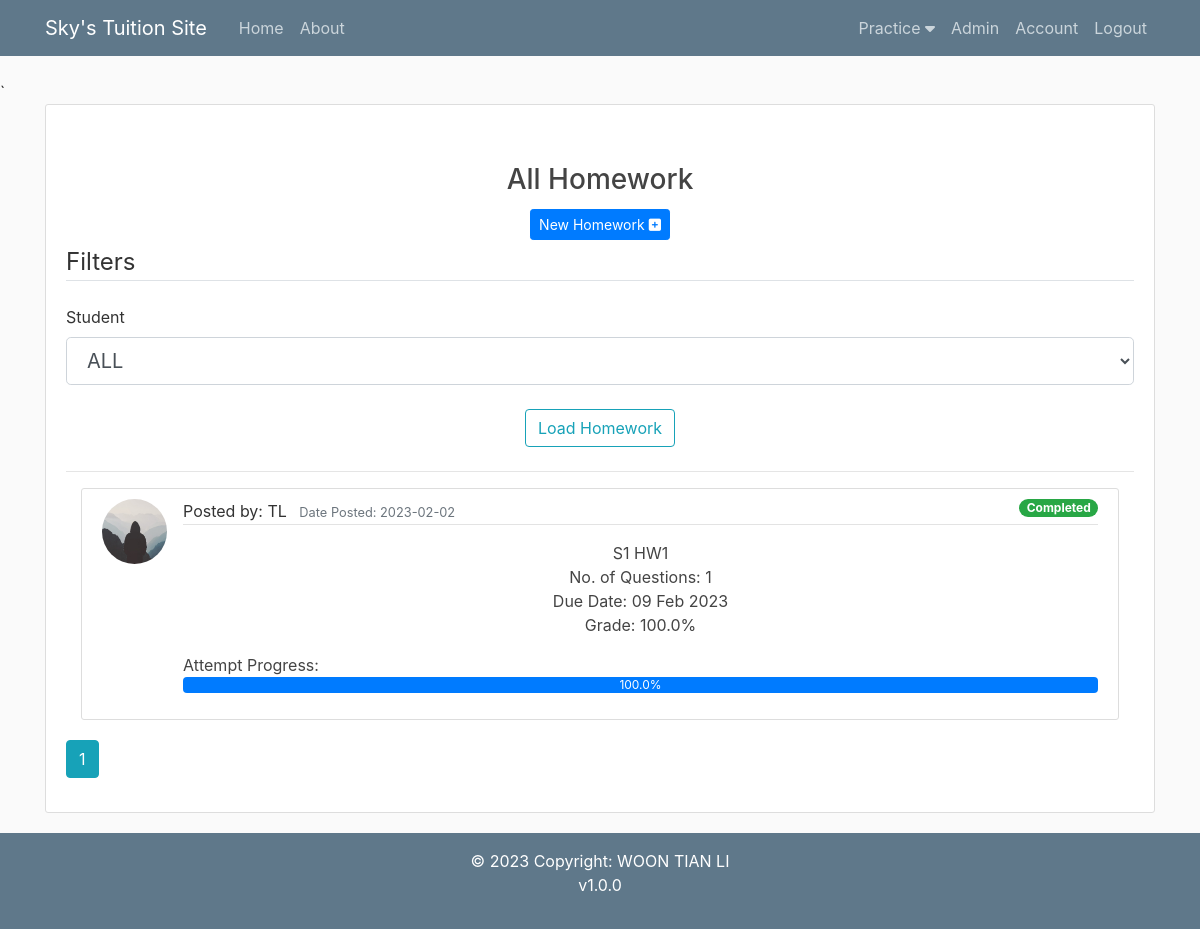
/homework_all/ALL (signed in), run on the app's committed database.
### flaskblog/models.py (models this page shows, shortened)
class Homework(db.Model): #Creating homework table in DB
    id = db.Column(db.Integer, primary_key = True)
    title = db.Column(db.String(100), nullable=False)
    student_id = db.Column(db.Integer, nullable=False)
    deadline = db.Column(db.DateTime, nullable=False, default = datetime.now)
    date_posted = db.Column(db.DateTime, nullable=False, default = datetime.now)
    user_id = db.Column(db.Integer, db.ForeignKey('user.id'), nullable=False) #foreign key links to User table
    questions = db.relationship('Question', backref='hwk', lazy=True)
    workings = db.relationship('Working', backref='hwk', lazy=True)

class User(db.Model, UserMixin): #Creating user table in DB
    id = db.Column(db.Integer, primary_key = True) #ID defined as an integer and to be the primary key)
    username = db.Column(db.String(20), unique=True, nullable=False) #name to be a string, max 20 characters, must be unique, and required, cannot be null
    email = db.Column(db.String(120), unique=True, nullable=False)
    image_file = db.Column(db.String(20), nullable=False, default='default.jpg') #user image defaults to a default.jpg
    password = db.Column(db.String(60), nullable=False)
    account_type = db.Column(db.String(60), nullable=False)
    notes = db.relationship('Note', backref='author', lazy=True)
    homeworks = db.relationship('Homework', backref='author', lazy=True)
    activities = db.relationship('Activity', backref='author', lazy=True)
    changelogs = db.relationship('Changelog', backref='author', lazy=True)
    topics = db.Column(db.String(1000))
    topics_check = db.Column(db.String(1000))
    description1 = db.Column(db.String(1000))
    date1 = db.Column(db.Date)
    time1 = db.Column(db.Time)
    description2 = db.Column(db.String(1000))
    date2 = db.Column(db.Date)
    time2 = db.Column(db.Time)
    description3 = db.Column(db.String(1000))
    date3 = db.Column(db.Date)
    time3 = db.Column(db.Time)
    description4 = db.Column(db.String(1000))
    date4 = db.Column(db.Date)
    time4 = db.Column(db.Time)
    grade = db.Column(db.String(200))

### flaskblog/homeworks/routes.py (the view)
@homeworks.route("/homework_all/<string:student>", methods=['GET', 'POST'])
@login_required
def homework_all(student="ALL"):
    form = HomeworkFilterForm()
    page = request.args.get('page', 1, type = int)
    if request.method == 'GET' and current_user.account_type == 'Admin':
        users = User.query.filter_by(account_type='User').all()
        users_arr = ['ALL']
        for i in users:
            users_arr.append(i.username)
        form.student.choices = users_arr
        form.student.data = student
        if student == "ALL":
            homeworks = Homework.query.order_by(Homework.date_posted.desc()).paginate(per_page=5, page=page)
        else:
            user = (User.query.filter_by(username=student).first()).id
            homeworks = Homework.query.filter_by(student_id=user).order_by(Homework.date_posted.desc()).paginate(per_page=5, page=page)
    elif request.method == 'GET' and current_user.account_type == 'User':
        homeworks = Homework.query.filter_by(student_id=current_user.id).order_by(Homework.date_posted.desc()).paginate(per_page=5, page=page)
    if request.method == 'POST' and current_user.account_type == 'Admin':
        return redirect(url_for('homeworks.homework_all', student=form.student.data))
    id_arr = []
    for i in homeworks.items:
        id_arr.append(i.id)
    pt_arr = []
    question_count_arr = []
    attempt_percentage_arr = []
    correct_percentage_arr = []
    for i in id_arr:
        question_count_arr.append(Question.query.filter_by(homework_id=i).count())
        pt_arr.append(Working.query.filter_by(homework_id=i, point=0).count())
        if Question.query.filter_by(homework_id=i).count() != 0:
            attempt_percentage_arr.append(round((Working.query.filter_by(homework_id=i).count()/Question.query.filter_by(homework_id=i).count())*100,2))
            total_parts = 0
            wrong_parts = 0
            for j in Question.query.filter_by(homework_id=i).all():
                temp = 0
                for k in j.qn_answer.split(';'):
                    if k != "":
                        total_parts += 1
                        temp += 1
                try:
                    (Working.query.filter_by(question_id=j.id).first()).point
                except:
                    wrong_parts += temp
            for j in Working.query.filter_by(homework_id=i).all():
                wrong_parts += j.point
            correct_percentage_arr.append(round(((total_parts-wrong_parts)/total_parts)*100,2))
        else:
            attempt_percentage_arr.append(0)
            correct_percentage_arr.append(0)
    df = pd.DataFrame({'id': id_arr, 'pt': pt_arr, 'count': question_count_arr, 'attempt_percentage': attempt_percentage_arr, 'correct_percentage': correct_percentage_arr})
    return render_template('homework_all.html', homeworks=homeworks, df=df, form=form, legend="Filters")

### flaskblog/homeworks/forms.py
class HomeworkFilterForm(FlaskForm):
    student = SelectField('Student', coerce=str, validators=[DataRequired()])
    submit = SubmitField('Post')

### flaskblog/models.py (called while the page is built)
@login_manager.user_loader
def load_user(user_id):
    return User.query.get(int(user_id))

### flaskblog/templates/homework_all.html (shortened to what this page needs)
{% extends "layout.html" %}
{% block content %}
<form method="POST" action=""novalidate>
    <div class="content-section" style="min-height:50vh">
        <h3 class="mt-5 text-center">All Homework</h3>
        {% if current_user.account_type == 'Admin' %}
            <div class="container-fluid text-center">
                <a class="btn btn-primary btn-sm mt-1 mb-1" href="{{ url_for('homeworks.new_homework') }}">New Homework <i class="fa-solid fa-square-plus"></i></a>
            </div>
            <legend class="border-bottom mb-4">{{ legend }}</legend>
            <div class="form-row">
                <div class="col">
                    {{ form.student.label(class="form-control-label") }}
                    {% if form.student.errors %}
                        {{ form.student(class="form-control form-control-lg is-invalid") }}
                        <div class="invalid-feedback">
                            {% for error in form.student.errors %}
                                <span>{{ error }}</span>
                            {% endfor %}
                        </div>
                    {% else %}
                        {{ form.student(class="form-control form-control-lg") }}
                    {% endif %}
                </div>
            </div>
            <div class="my-4 text-center">
                <input type="submit" class="btn btn-outline-info" type="reset" name="action" value="Load Homework"/>
            </div>
            <hr>
        {% endif %}
        {% for homework in homeworks.items %}
            <div class="col w-100 my-3">
                <article class="media content-section">
                    <img class="rounded-circle article-img" src="{{ url_for('static', filename='profile_pics/' + homework.author.image_file) }}">
                    <div class="media-body">
                        <div class="article-metadata text-left">
                            <a class="mr-2">Posted by: {{ homework.author.username }}</a>
                            <small class="text-muted">Date Posted: {{ homework.date_posted.strftime('%Y-%m-%d') }}</small>
                            {% if df[df['id']==homework.id]['attempt_percentage'].tolist()[0] == 100 %}
                                <medium><span class="badge badge-pill badge-success float-right">Completed </span></medium>
                            {% elif df[df['id']==homework.id]['attempt_percentage'].tolist()[0] == 0 %}
                                <medium><span class="badge badge-pill badge-danger float-right">New!</span></medium>
                            {% else %}
                                <medium><span class="badge badge-pill badge-warning float-right">In Progress </span></medium>
                            {% endif %}
                        </div>
                        <a class="article-title" href="{{ url_for('homeworks.homework', homework_id=homework.id) }}">
                            <div class="row mt-3">
                                <div class="col-12">
                                    <ul class="list-unstyled">
                                        <li class="text-center">{{ homework.title }}</li>
                                        <li class="text-center">No. of Questions: {{ df[df['id']==homework.id]['count'].tolist()[0] }}</li>
                                        <li class="text-center">Due Date: {{ homework.deadline.strftime("%d %b %Y") }}</li>
                                        <li class="text-center">Grade: {{ df[df['id']==homework.id]['correct_percentage'].tolist()[0] }}%</li>
                                        <li class="mt-3 mb-0 text-left">
                                            <h7 class="text-left">Attempt Progress: </h7>
                                            <div class="progress">
                                                <div class="progress-bar" role="progressbar" aria-valuenow="75" aria-valuemin="0" aria-valuemax="100" style=
                                                "width: {{ df[df['id']==homework.id]['attempt_percentage'].tolist()[0] }}%">{{ df[df['id']==homework.id]['attempt_percentage'].tolist()[0] }}%</div>
                                            </div>
                                        </li>
                                    </ul>
                                </div>
                            </div>
                        </a>
                    </div>
                </article>
            </div>
        {% endfor %}
        {% for page_num in homeworks.iter_pages(left_edge=1, right_edge=1, left_current = 1, right_current=2) %}
            {% if page_num %}
                {% if homeworks.page==page_num %}
                    {% if current_user.account_type == 'Admin' %}
                    <a class="btn btn-info mb-4" href="{{ url_for('homeworks.homework_all', page=page_num, student=form.student.data) }}">{{ page_num }}</a>
                    {% else %}
                    <a class="btn btn-info mb-4" href="{{ url_for('homeworks.homework_all', page=page_num, student='ALL') }}">{{ page_num }}</a>
                    {% endif %}
                {% endif %}
            {% else %}
                ...
            {% endif %}
        {% endfor %}
    </div>
</form>
{% endblock content %}

### flaskblog/static/main.css (style rules this page uses)
body { background: #fafafa; color: #333333; margin-top: 5rem; }
h1, h2, h3, h4, h5, h6 { color: #444444; }
.content-section { background: #ffffff; padding: 10px 20px; border: 1px solid #dddddd; border-radius: 3px; margin-bottom: 20px; }
.article-title { color: #444444; }
.article-img { height: 65px; width: 65px; margin-right: 16px; }
.article-metadata { padding-bottom: 1px; margin-bottom: 4px; border-bottom: 1px solid #e3e3e3 }

### data on the page
Homework: image_file (placeholder picture), author.username "TL", date_posted "2023-02-02", shows "Completed", title "S1 HW1", id "1", deadline "09 Feb 2023", df "100.0"

### other printed values
{{ legend }} "Filters"
{{ page_num }} "1"
